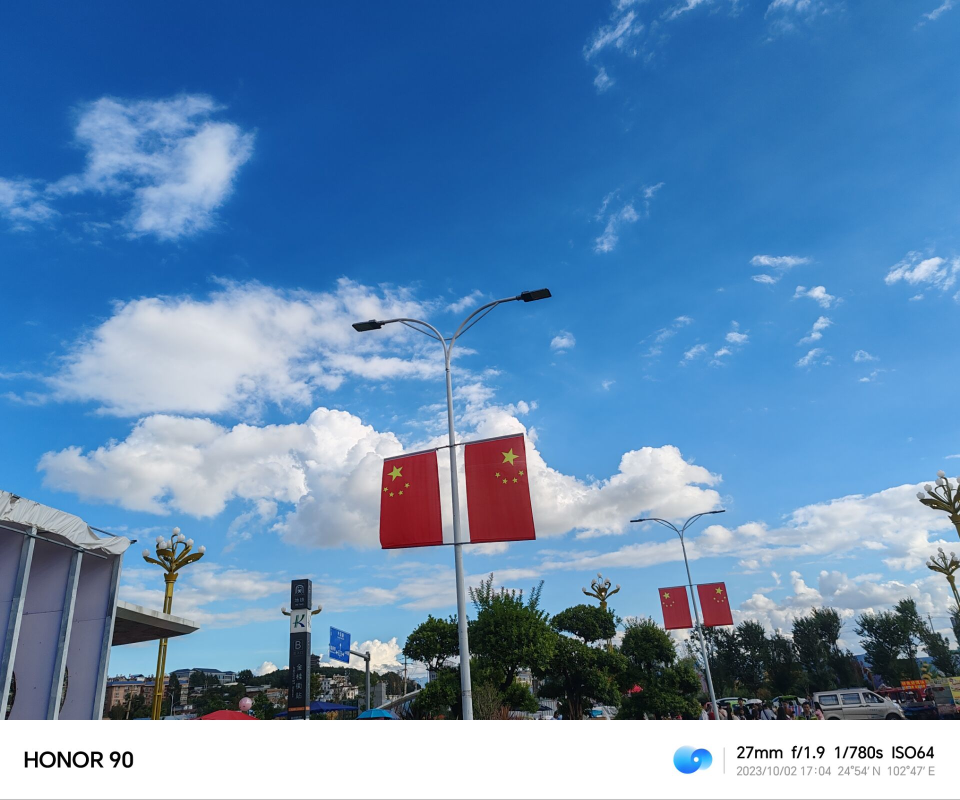
#> input picture lab/2023104666-23automationCaoRui-lab03/lab03/input.jpg, 1920 x 1599 px (shown at 1/2 size)
$ python lab03.py
#> lines starting #> are read from the running program, lines starting #| are printed output that depends on the picture; long printed decimals are rounded
import os
import cv2
import numpy as np
import matplotlib.pyplot as plt

def ensure_dir(p):
    if not os.path.exists(p): os.makedirs(p)


def mse(a,b): return np.mean((a-b)**2)

def psnr(a,b):
    m=mse(a,b)
    return 100 if m==0 else 10*np.log10((255**2)/m)


def fft_spectrum(img):
    f=np.fft.fft2(img)
    f=np.fft.fftshift(f)
    return np.log(1+np.abs(f))


def dct2(img): return cv2.dct(np.float32(img))


def energy_ratio(d, r=0.25):
    h,w=d.shape
    hl,wl=int(h*r),int(w*r)
    return np.sum(d[:hl,:wl]**2)/np.sum(d**2)


def save(p, img): plt.imsave(p, img, cmap='gray')


def main():
    base=os.path.dirname(__file__)
    out=os.path.join(base,'results')
    ensure_dir(out)

    img=cv2.imread(os.path.join(base,'input.jpg'),0)
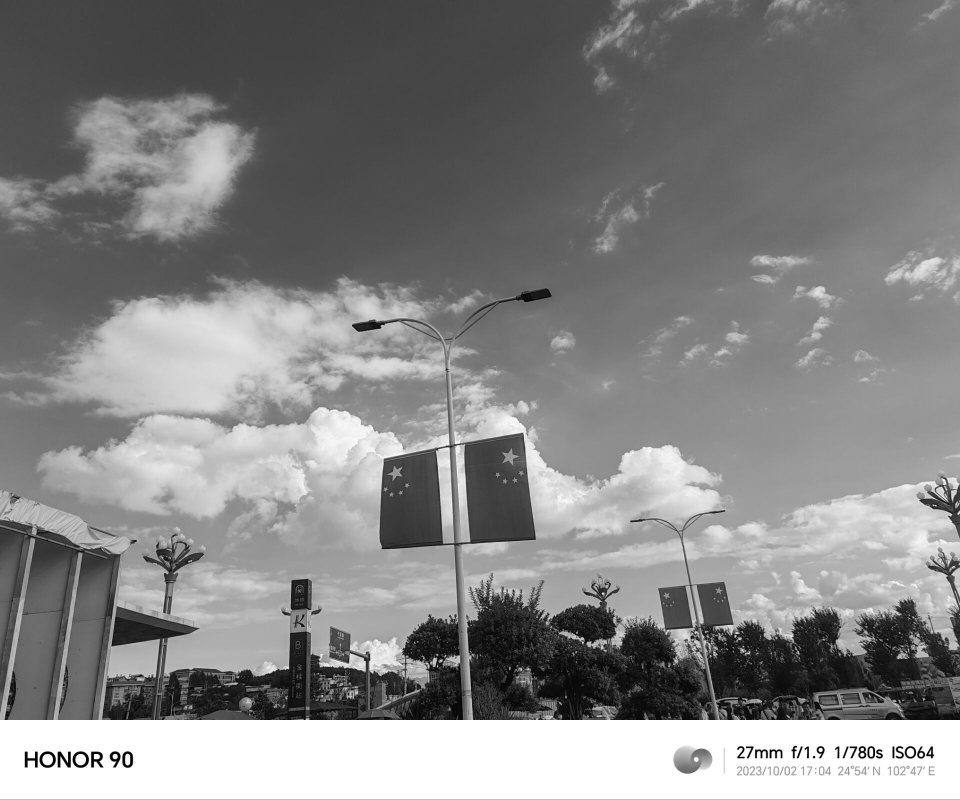
#> img: shape (1599, 1920) (shown at 1/2 size); min 0, max 255, mean 132.4
    if img is None:
        print('请放 input.jpg'); return

    # 1️ 原图（1张）
    save(os.path.join(out,'1_original.png'), img)

    # 2️ 下采样（2张：1/2, 1/4）
    blur=cv2.GaussianBlur(img,(5,5),1)
    down_2=cv2.resize(blur,None,fx=0.5,fy=0.5,interpolation=cv2.INTER_NEAREST)
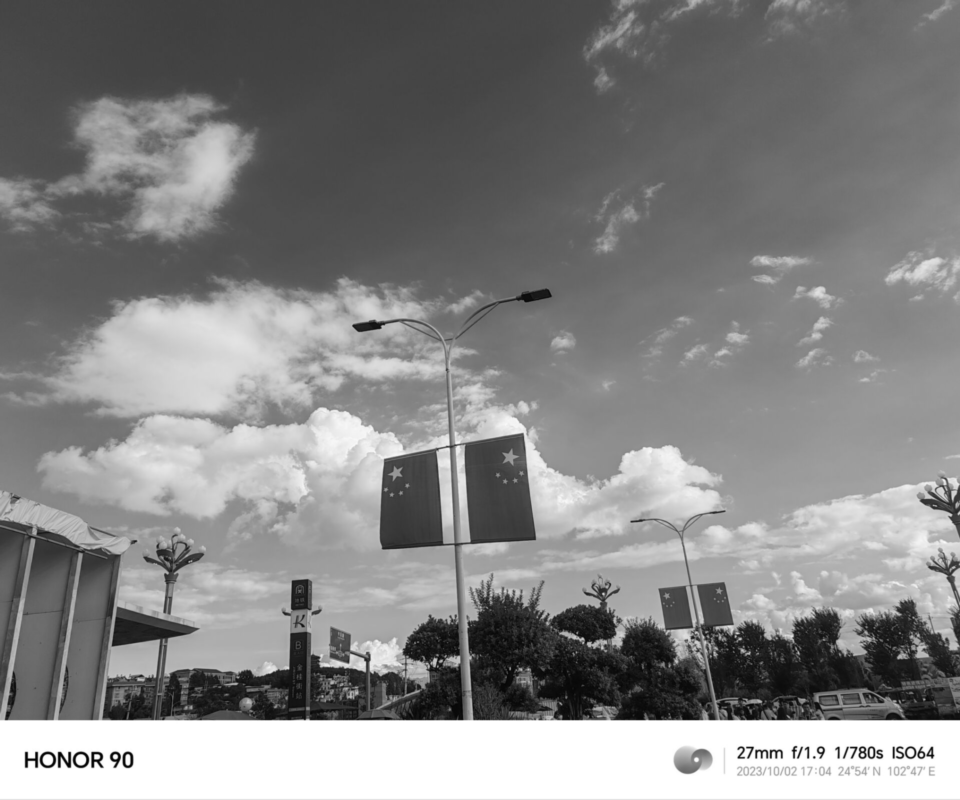
#> down_2: shape (800, 960); min 1, max 255, mean 132.5
    down_4=cv2.resize(blur,None,fx=0.25,fy=0.25,interpolation=cv2.INTER_NEAREST)
    save(os.path.join(out,'2_down_1_2.png'), down_2)
    save(os.path.join(out,'3_down_1_4.png'), down_4)
#> in save (call 3), `def save(p, img): plt.imsave(p, img, cmap='gray')`:
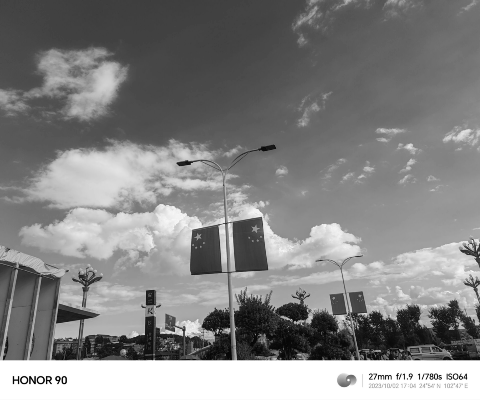
#> saved as 3_down_1_4.png: shape (400, 480, 3); min 0, max 255, mean 131.3

    # 3️ 恢复（4张：两种方法 × 两个尺度）
    def restore(down, name_prefix):
#> called with name_prefix = '4_restore_1_2'
        r_lin=cv2.resize(down,(img.shape[1],img.shape[0]),interpolation=cv2.INTER_LINEAR)
        r_cub=cv2.resize(down,(img.shape[1],img.shape[0]),interpolation=cv2.INTER_CUBIC)
        save(os.path.join(out,f'{name_prefix}_bilinear.png'), r_lin)
        save(os.path.join(out,f'{name_prefix}_bicubic.png'), r_cub)
        return r_lin, r_cub

    r2_lin, r2_cub = restore(down_2, '4_restore_1_2')
    r4_lin, r4_cub = restore(down_4, '5_restore_1_4')

    # 4️ 空间域指标（打印）
    print('--- Spatial Metrics ---')
    for name, r in [('1/2-bilinear',r2_lin),('1/2-bicubic',r2_cub),
                    ('1/4-bilinear',r4_lin),('1/4-bicubic',r4_cub)]:
        print(name, 'MSE=%.2f PSNR=%.2f'%(mse(img,r), psnr(img,r)))
#> this loop made 4 passes
#> (name, m in psnr) on passes 1 to 4: ('1/2-bilinear', 11.67), ('1/2-bicubic', 10.72), ('1/4-bilinear', 17.19), ('1/4-bicubic', 17.08)
#| 1/2-bilinear MSE=11.67 PSNR=37.46
#| 1/2-bicubic MSE=10.72 PSNR=37.83
#| 1/4-bilinear MSE=17.19 PSNR=35.78
#| 1/4-bicubic MSE=17.08 PSNR=35.81

    # 5️ FFT（3张：原图、1/2下采样、1/2双线性恢复）
    save(os.path.join(out,'6_fft_original.png'), fft_spectrum(img))
    save(os.path.join(out,'7_fft_down_1_2.png'), fft_spectrum(down_2))
#> in fft_spectrum (call 2), `return np.log(1+np.abs(f))`:
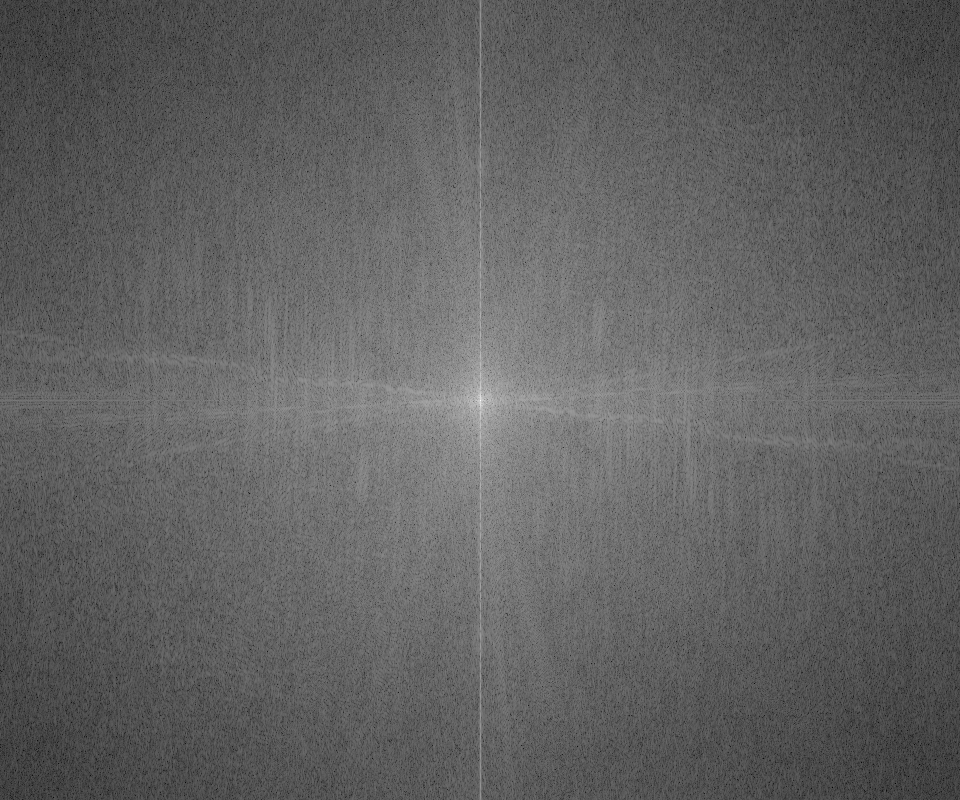
#> returned value: shape (800, 960) float64; min 1.47, max 18.44, mean 7.97; drawn with min black and max white
    save(os.path.join(out,'8_fft_restore_bilinear.png'), fft_spectrum(r2_lin))
#> in fft_spectrum (call 3), `return np.log(1+np.abs(f))`:
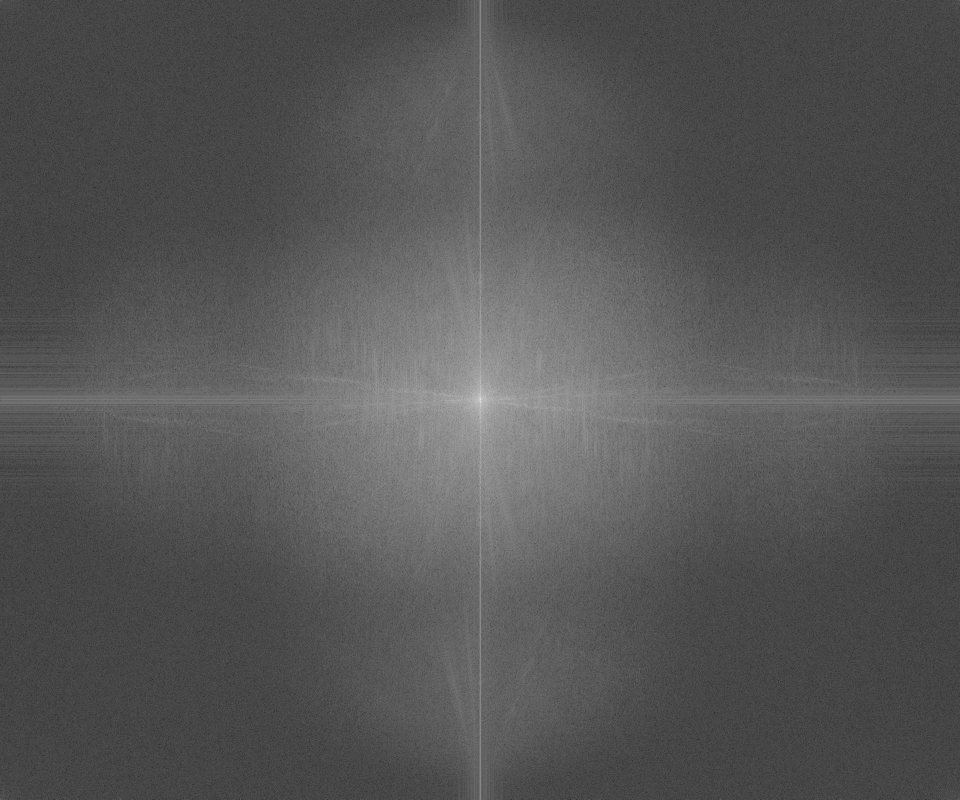
#> returned value: shape (1599, 1920) float64 (shown at 1/2 size); min 0.34, max 19.82, mean 6.9; drawn with min black and max white

    # 6️ DCT（3张：原图、双线性、双三次）
    d_o=dct2(img)
    d_lin=dct2(r2_lin)
    d_cub=dct2(r2_cub)

    save(os.path.join(out,'9_dct_original.png'), np.log(1+np.abs(d_o)))
#> in save (call 11), `def save(p, img): plt.imsave(p, img, cmap='gray')`:
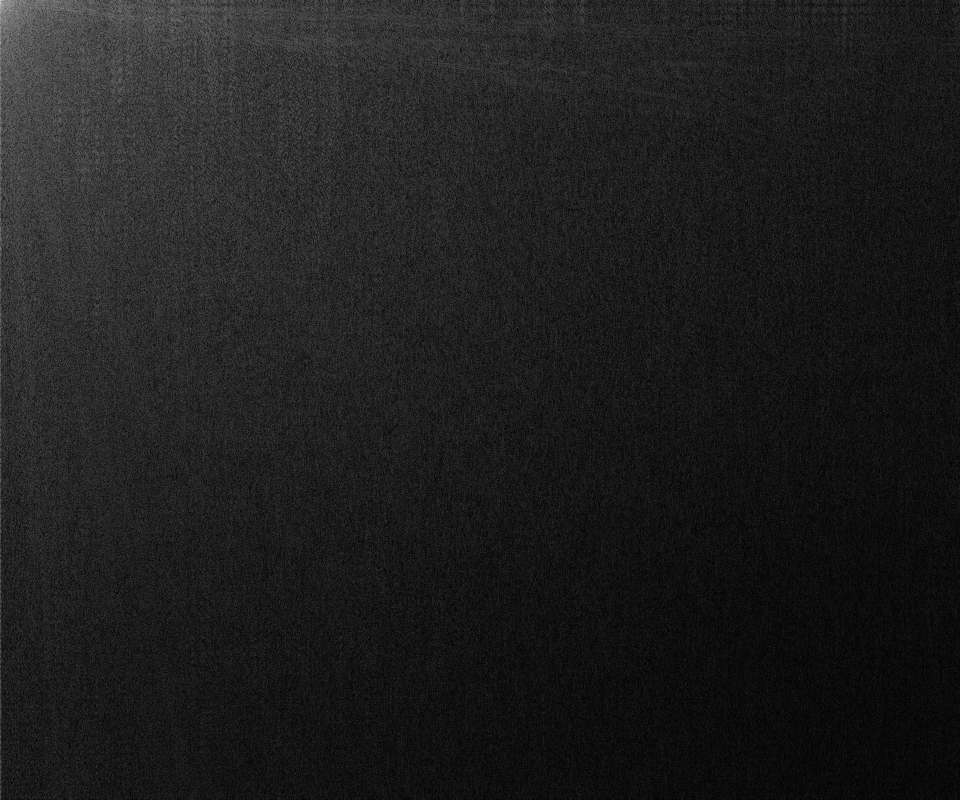
#> saved as 9_dct_original.png: shape (1599, 1920, 3) (shown at 1/2 size); min 0, max 255, mean 29.7
    save(os.path.join(out,'10_dct_bilinear.png'), np.log(1+np.abs(d_lin)))
    save(os.path.join(out,'11_dct_bicubic.png'), np.log(1+np.abs(d_cub)))

    print('\n--- DCT Energy Ratio ---')
    print('original:', energy_ratio(d_o))
#| original: 0.9965
    print('bilinear:', energy_ratio(d_lin))
#| bilinear: 0.9996
    print('bicubic:', energy_ratio(d_cub))
#| bicubic: 0.9993

    # 7️ 一张总对比图（第12张）
    fig,ax=plt.subplots(2,3,figsize=(10,6))
    ax[0,0].imshow(img,cmap='gray'); ax[0,0].set_title('Original')
    ax[0,1].imshow(down_2,cmap='gray'); ax[0,1].set_title('Down 1/2')
    ax[0,2].imshow(r2_lin,cmap='gray'); ax[0,2].set_title('Bilinear')
    ax[1,0].imshow(down_4,cmap='gray'); ax[1,0].set_title('Down 1/4')
    ax[1,1].imshow(r4_lin,cmap='gray'); ax[1,1].set_title('Bilinear 1/4')
    ax[1,2].imshow(r2_cub,cmap='gray'); ax[1,2].set_title('Bicubic')
    for a in ax.ravel(): a.axis('off')
    plt.tight_layout()
    plt.savefig(os.path.join(out,'12_summary.png'))
    plt.close()

    print('\n 已生成12张图片（results文件夹）')

if __name__=='__main__':
    main()
